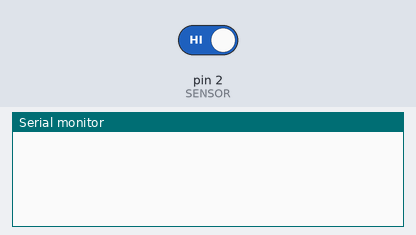
Recording of a program running on a simulated Arduino Uno, built with avr-gcc and run on an emulated ATmega328P. Shown: the last lines printed to the serial monitor. Inputs (shaded band) come from the test bench; at power-on: pin 2 (SENSOR) HIGH.

Above: at 1.2 s.
1.3 s: pin 2 (SENSOR) driven LOW
At 2.4 s:
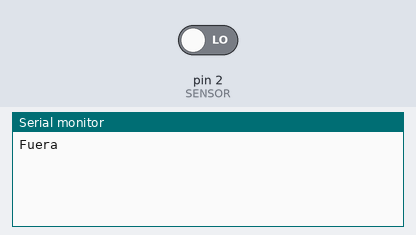
2.8 s: pin 2 (SENSOR) driven HIGH
At 2.87 s:
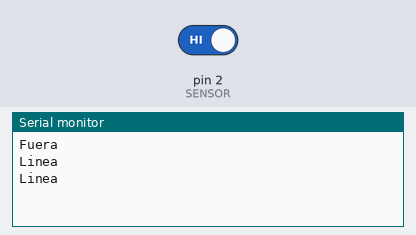

Measured:
- after the input at 1.3 s, the serial monitor: prints a new line at once (image 1)
- after the input at 2.8 s, the serial monitor: prints a new line at once (image 2)

The program:

main.cpp
```cpp
#include <Arduino.h>

int SENSOR = 2;   // salida de KY-033 a pin digital 2
int VALOR;        // almacena valor leido del sensor
int ANTERIOR = 1; // almacena ultimo valor leido del sensor

void setup()
{
    Serial.begin(9600);     // inicializa comunicacion serie a 9600 bps
    pinMode(SENSOR, INPUT); // pin 2 como entrada
}

void loop()
{
    VALOR = digitalRead(SENSOR); // lee valor de sensor y asigna a variable VALOR

    // si el valor es distinto del ultimo
    if (VALOR != ANTERIOR)
    {
        // si VALOR tiene un nivel alto es linea negra
        if (VALOR == HIGH)
        {
            Serial.println("Linea"); // imprime en monitor serial la palabra Linea
        }

        // si VALOR tiene un nivel bajo no es linea negra
        else
        {
            Serial.println("Fuera"); // imprime en monitor serial la palabra Fuera
            ANTERIOR = VALOR;        // actualiza variable ANTERIOR con el actual de VALOR
        }
    }

    delay(50); // espera entre lectura y lectura
}
```
